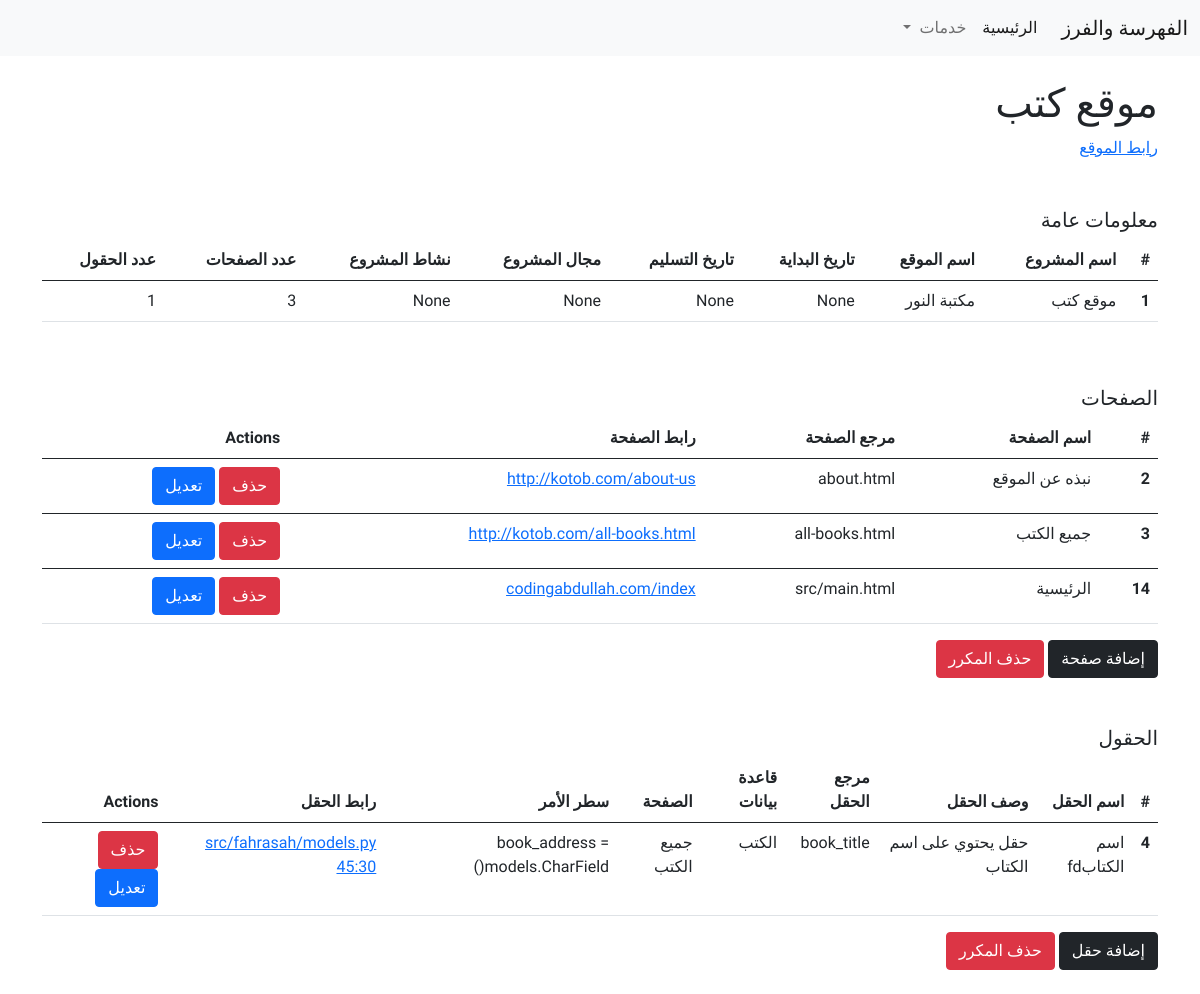
The app's page /1/, older data.
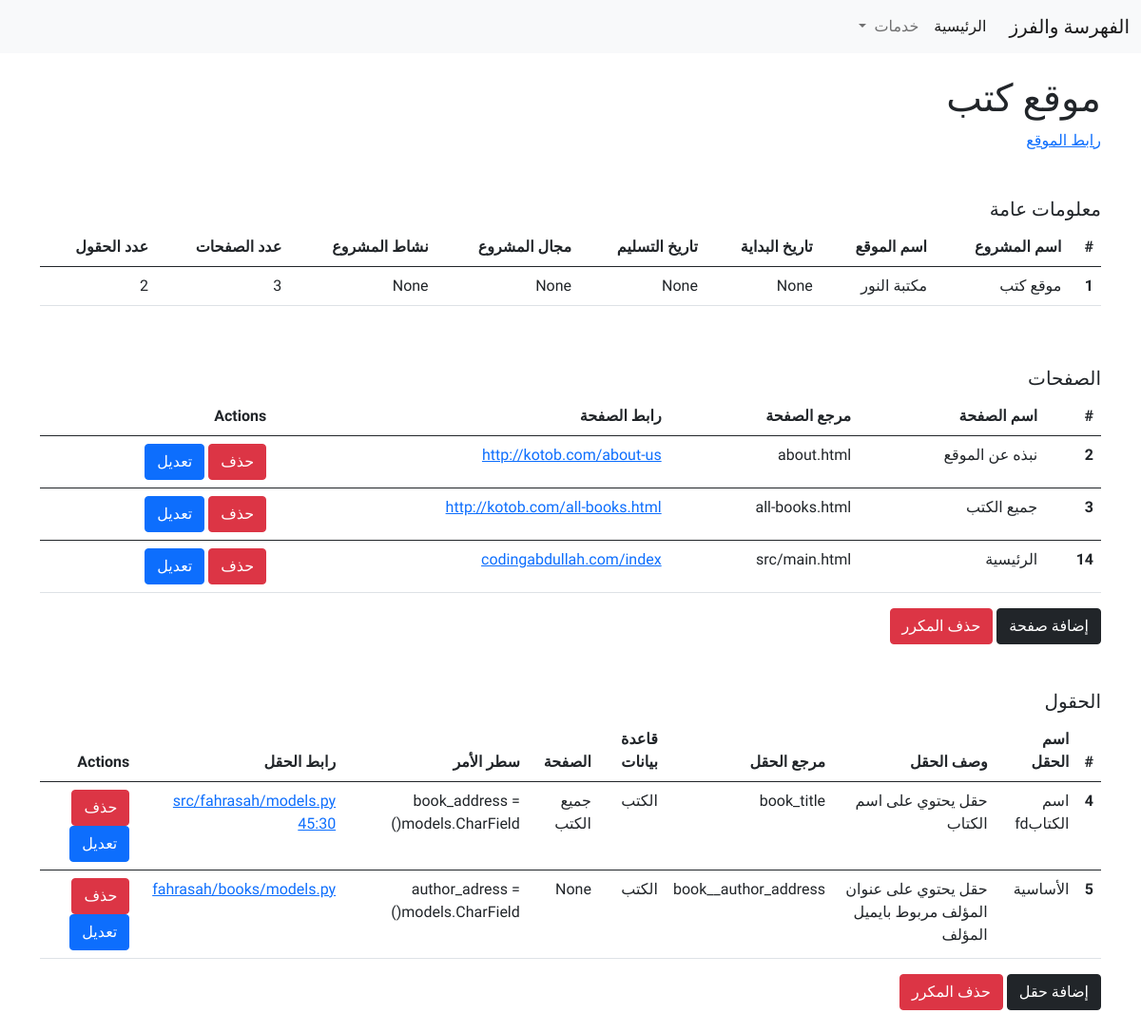
The same page, newer data.
### fahrasah/models.py (models this page shows, shortened)
class Project(models.Model):
    title = models.CharField(max_length=150, verbose_name="اسم المشروع")
    website_name = models.CharField(max_length=200, verbose_name="اسم الموقع")
    website_field = models.ForeignKey(WebsiteField, on_delete=models.SET_NULL, null=True, blank=True, verbose_name="مجال المشروع")
    website_activity = models.ForeignKey(WebsiteActivity, on_delete=models.SET_NULL, null=True, blank=True, verbose_name="نشاط المشروع")
    start_date = models.DateField(auto_now_add=False, verbose_name="تاريخ بداية المشروع")
    end_date = models.DateField(verbose_name="الموعد النهائي المتوقع")

class Page(models.Model):
    project = models.ForeignKey(Project, on_delete=models.CASCADE, verbose_name="المشروع")
    name = models.CharField(max_length=200, verbose_name="اسم الصفحة")
    reference = models.CharField(max_length=200, verbose_name="مرجع الصفحة")
    url = models.URLField(verbose_name="رابط الصفحة")
    def __str__(self):
        return self.name

class Field(models.Model):
    project = models.ForeignKey(Project, on_delete=models.CASCADE)
    name = models.CharField(max_length=200, verbose_name="اسم الحقل")
    description = models.CharField(max_length=255, verbose_name="وصف الحقل")
    reference = models.CharField(max_length=200, verbose_name="مرجع الحقل")
    database = models.ForeignKey("Database", on_delete=models.SET_NULL, null=True, blank=True, verbose_name='قاعدة البيانات')
    page = models.ForeignKey(Page, on_delete=models.SET_NULL, null=True, blank=True, verbose_name="الصفحة")
    url = models.CharField(max_length=250, verbose_name="رابط الحقل", null=True, blank=True)
    cmd = models.CharField(max_length=255, verbose_name="سطر الأمر")
    property = models.CharField(max_length=200, verbose_name="خصائص الحقل" , null=True, blank=True, choices=FIELD_PROPERTIES)

class Database(models.Model):
    name = models.CharField(max_length=100, verbose_name="اسم قاعدة البيانات")
    def __str__(self):
        return self.name

### fahrasah/views.py (the view)
# urls.py: path('<int:id>/', project, name='single-project'),
def project(request, id):
    project = Project.objects.get(id=id)
    pages = Page.objects.filter(project=project)
    fields = Field.objects.filter(project=project)
    context = {
        'project': project,
        'pages': pages,
        'fields': fields,
    }
    return render(request, 'fahrasah/single-project.html', context)

### fahrasah/templates/fahrasah/single-project.html (shortened to what this page needs)
{% extends 'base.html' %}
{% block content %}
<h1>{{project.title}}</h1>
<a href="{{project.url}}">رابط الموقع</a>
<h5 class="mt-5">معلومات عامة</h5>
<div class="table-responsive">
<table class="table">
    <thead>
      <tr>
        <th scope="col">#</th>
        <th scope="col">اسم المشروع</th>
        <th scope="col">اسم الموقع</th>
        <th scope="col">تاريخ البداية</th>
        <th scope="col">تاريخ التسليم</th>
        <th scope="col">مجال المشروع</th>
        <th scope="col">نشاط المشروع</th>
        <th scope="col">عدد الصفحات</th>
        <th scope="col">عدد الحقول</th>
      </tr>
    </thead>
    <tbody>
      <tr>
        <th scope="row">{{project.id}}</th>
        <td>{{project.title}}</td>
        <td>{{project.website_name}}</td>
        <td>{{project.start_date}}</td>
        <td>{{project.end_date}}</td>
        <td>{{project.website_field}}</td>
        <td>{{project.website_activity}}</td>
        <td>{{pages.count}}</td>
        <td>{{fields.count}}</td>
      </tr>
    </tbody>
</table>
</div>
<h5 class="mt-5">الصفحات</h5>
<div class="table-responsive">
<table class="table">
    <thead>
      <tr>
        <th scope="col">#</th>
        <th scope="col">اسم الصفحة</th>
        <th scope="col">مرجع الصفحة</th>
        <th scope="col">رابط الصفحة</th>
        <th scope="col">Actions</th>
      </tr>
    </thead>
    <tbody>
    {% for page in pages %}
      <tr>
        <th scope="row">{{page.id}}</th>
        <td>{{page.name}}</td>
        <td>{{page.reference}}</td>
        <td><a href="{{page.url}}">{{page.url}}</a></td>
        <td>
            <a href="{% url 'fahrasah:del-page' page.id %}" class="btn btn-danger">حذف</a>
            <a href="{% url 'fahrasah:edit-page' page.id %}" class="btn btn-primary">تعديل</a>
        </td>
      </tr>
    </tbody>
    {% endfor %}
</table>
</div>
<a href="{% url 'fahrasah:add-page' project.id %}" class="btn btn-dark">إضافة صفحة</a>
<a href="{% url 'fahrasah:del-duplicated-pages' project.id %}" class="btn btn-danger">حذف المكرر</a>
<h5 class="mt-5">الحقول</h5>
<div class="table-responsive">
<table class="table">
    <thead>
      <tr>
        <th scope="col">#</th>
        <th scope="col">اسم الحقل</th>
        <th scope="col">وصف الحقل</th>
        <th scope="col">مرجع الحقل</th>
        <th scope="col">قاعدة بيانات</th>
        <th scope="col">الصفحة</th>
        <th scope="col">سطر الأمر</th>
        <th scope="col">رابط الحقل</th>
        <th scope="col">Actions</th>
      </tr>
    </thead>
    <tbody>
    {% for field in fields %}
      <tr>
        <th scope="row">{{field.id}}</th>
        <td>{{field.name}}</td>
        <td>{{field.description}}</td>
        <td>{{field.reference}}</td>
        <td>{{field.database}}</td>
        <td>{{field.page}}</td>
        <td>{{field.cmd}}</td>
        <td><a href="{{field.url}}">{{field.url}}</a></td>
        <td>
            <a href="{% url 'fahrasah:del-field' field.id %}" class="btn btn-danger">حذف</a>
            <a href="{% url 'fahrasah:edit-field' field.id %}" class="btn btn-primary">تعديل</a>
        </td>
      </tr>
    </tbody>
    {% endfor %}
</table>
</div>
<a href="{% url 'fahrasah:add-field' project.id %}" class="btn btn-dark">إضافة حقل</a>
<a href="{% url 'fahrasah:del-duplicated-fields' project.id %}" class="btn btn-danger">حذف المكرر</a>
{% endblock content %}

### templates/base.html (shortened to what this page needs)
<!DOCTYPE html>
<html lang="ar" dir="rtl">
<head>
    <link rel="stylesheet" href="https://cdn.jsdelivr.net/npm/bootstrap@5.0.2/dist/css/bootstrap.rtl.min.css">
</head>
<body>
    <nav class="navbar navbar-expand-lg navbar-light bg-light">
        <div class="container-fluid">
          <a class="navbar-brand" href="{% url 'fahrasah:all-projects' %}">الفهرسة والفرز</a>
          <div class="collapse navbar-collapse" id="navbarSupportedContent">
            <ul class="navbar-nav me-auto mb-2 mb-lg-0">
              <li class="nav-item">
                <a class="nav-link active" aria-current="page" href="#">الرئيسية</a>
              </li>
              <li class="nav-item dropdown">
                <a class="nav-link dropdown-toggle" href="#" id="navbarDropdown" role="button" data-bs-toggle="dropdown" aria-expanded="false">
                  خدمات
                </a>
              </li>
            </ul>
          </div>
        </div>
    </nav>
    <div class="container mt-4 mb-4">
      {% block content %}
      {% endblock content %}
    </div>
</body>
</html>

### templates/base.html (style rules this page uses)
* { font-family: 'Changa', sans-serif; }

Row changes from the older to the newer data that the page shows:
added Field: id "5", name "الأساسية", description "حقل يحتوي على عنوان المؤلف مربوط بايميل المؤلف", reference "book__author_address", database "الكتب", page "None", cmd "author_adress = models.CharField()", url "fahrasah/books/models.py"
Text that changed along with them:
{{ fields.count }}: "1" → "2"
